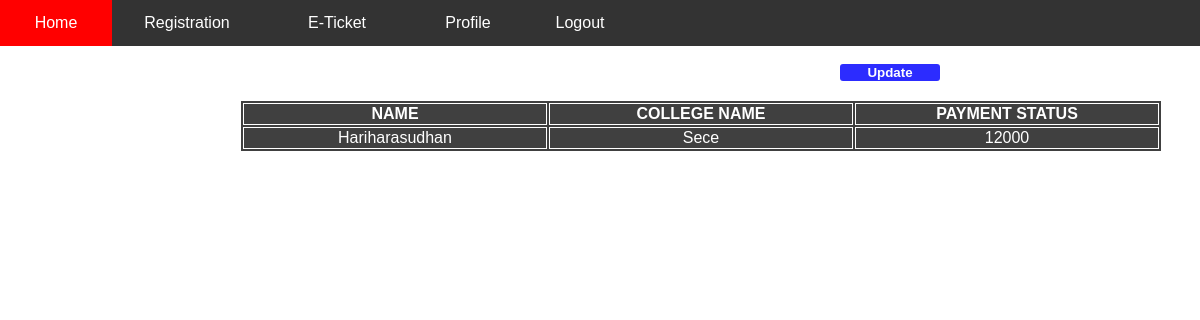
Screenshot of /cs.php (signed in) with the database file from the repository.
### tables this page shows
CREATE TABLE `csreg` (
  `id` int(3) NOT NULL,
  `name` varchar(40) NOT NULL,
  `phone_number` varchar(10) NOT NULL,
  `email` varchar(50) NOT NULL,
  `roll_no` int(3) NOT NULL,
  `college` varchar(30) NOT NULL,
  `section` varchar(1) NOT NULL,
  `payment` varchar(15) NOT NULL
);

### cs.php (the view, shortened to what this page needs)
<?php
if(isset($_SESSION['email']))
{
?>
<!DOCTYPE html>
<html lang="en">
<head>
    <link rel="stylesheet" href="card.css">
</head>
<?php include ("nav.php")?>
<body >
<?php
    include ("config.php");
    $sql = "SELECT name,college,payment FROM csreg";
    $result = mysqli_query($con,$sql);
    echo "<br>";
    echo "<table >";
    echo "<tr>";
        echo "<th>"."name"."</th>";
        echo "<th>college name</th>";
        echo "<th>payment status</th>";
        echo "</tr>";
    while ($row = mysqli_fetch_assoc($result))
    {
        echo"<tr>";
        foreach($row as $cfeild => $value)
        {
            echo "<td>".$value."</td>";
        }
        echo "</tr>";
    }
    echo "</table>";
    ?>
    <a   href="update.php"> <button class = 'update_btn' >update</button></a>
</body>
</html>
<?php
}
else{
    header("location:index.php");
}
?>

### card.css (style rules this page uses)
body { margin: 0; background: url(home.jpg); background-size: cover; }
a { text-decoration: none; }
table, th, td { border: 1px solid white; }
table { margin: 0; background-color: rgba(0, 0, 0, 0.749); position: absolute; left: 20%; top: 100px; color: white; text-align: center; }
th { text-transform: uppercase; font-weight: bold; position: sticky; top: 5px; }
th, td { width: 300px; }
.update_btn { width: 100px; opacity: 1; background-color: rgba(0, 0, 255, 0.829); border: none; border-radius: 3px; font-weight: bold; text-align: center; color: white; align-content: center; position:absolute; left:70%; }

### select.css (style rules this page uses)
* { text-transform: capitalize; font-family: Verdana, Geneva, Tahoma, sans-serif; }

### rows the page displays
csreg: name "Hariharasudhan", college "Sece", payment "12000"
